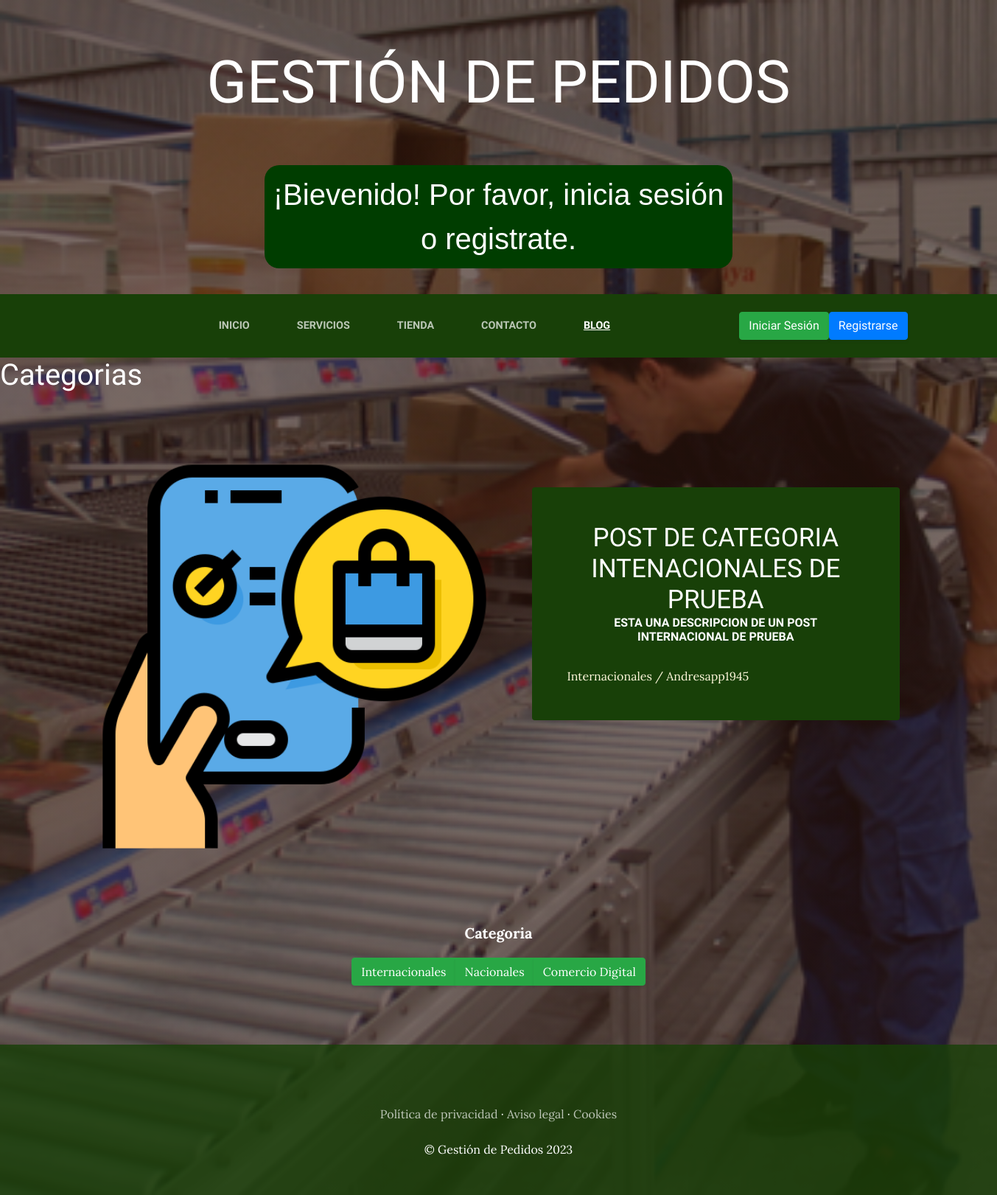
The app's page /blog/categoria/1/ with its own data.
### Blog/models.py (models this page shows, shortened)
class Post(models.Model):
    titulo = models.CharField(max_length = 50)
    descripcion = models.CharField(max_length=60)
    imagen = models.ImageField(upload_to='blog', null=True, blank= True)
    autor =  models.ForeignKey(User, on_delete=models.CASCADE)
    categorias = models.ManyToManyField(Categoria)
    created = models.DateTimeField(auto_now_add=True)
    updated = models.DateTimeField(auto_now_add=True)
    class Meta:
        verbose_name = 'post'
        verbose_name_plural = 'posts'

class Categoria(models.Model):
    nombre = models.CharField(max_length = 50)
    created = models.DateTimeField(auto_now_add=True)
    updated = models.DateTimeField(auto_now_add=True)
    class Meta:
        verbose_name = 'categoria'
        verbose_name_plural = 'categorias'

### Blog/views.py (the view)
# urls.py: path('categoria/<int:categoria_id>/', views.categoria, name='categoria')
def categoria(request, categoria_id):
    categorias = Categoria.objects.all()
    categoria = get_object_or_404(Categoria, id=categoria_id)
    posts = Post.objects.filter(categorias=categoria)
    return render(request, 'blog/categorias.html', {'categorias': categorias,'categoria': categoria, 'posts': posts})

### CarroCompras/context_processor.py (called while the page is built)
def total_carrito(request):
    total = 0
    if request.user.is_authenticated and "carro" in request.session:
        for key, value in request.session["carro"].items():
            total += float(value["precio"])
    return {'total_carrito': total}

def cantidad_productos_carrito(request):
    cantidad = 0
    if request.user.is_authenticated and "carro" in request.session:
        cantidad = sum(value["cantidad"] for value in request.session["carro"].values())
    return {'cantidad_productos_carrito': cantidad}

### Blog/templates/blog/categorias.html (shortened to what this page needs)
{% extends 'Ecommerce/base.html' %}
{% load static %}
{% block content %}
    <h1>Categorias</h1>
    {% for post in posts %}
        <section class="page-section clearfix">
            <div class="container">
                <div class="intro">
                    <img class="intro-img img-fluid mb-3 mb-lg-0 rounded" src="{{ post.imagen.url }}" alt="" style="width: 50%;">
                    <div class="intro-text left-0 text-center bg-faded p-5 rounded">
                        <h2 class="section-heading mb-4" >
                        <span class="section-heading-lower" style="font-size: 35px">{{ post.titulo }}</span>
                        <span class="section-heading-upper">{{ post.descripcion }}</span>
                        </h2>
                        <div style="text-align: left;">
                            {% for categoria in post.categorias.all %}
                                {{ categoria.nombre }}{% if not forloop.last %}, {% endif %}
                            {% endfor %} / {{ post.autor.username }}
                        </div>
                    </div>
                </div>
            </div>
        </section>
    {% endfor %}
    <section class="page-section clearfix">
        <p class="fw-bold" style="text-align:center;font-size:20">Categoria</p>
        <div class="btn-group d-flex justify-content-center" role="group" aria-label="Categorías">
            {% for categoria in categorias %}
                <a href="{% url 'categoria' categoria.id %}" class="btn btn-success">{{ categoria.nombre }}</a>
            {% endfor %}
        </div>
    </section>
{% endblock %}

### Ecommerce/static/Ecommerce/css/gestion.css (style rules this page uses)
body { font-family: 'Lora'; background: linear-gradient(rgba(47, 23, 15, 0.65), rgba(47, 23, 15, 0.65)), url("../img/bg_main.jpg"); background-attachment: fixed; background-position: center; background-size: cover; }
h1, h2, h3, h4, h5, h6 { font-family: 'Raleway'; color:white }
p { line-height: 1.75; color:#ffffff }
.page-section { margin-top: 5rem; margin-bottom: 5rem; }
.section-heading { text-transform: uppercase; }
.section-heading .section-heading-upper { display: block; font-size: 1rem; font-weight: 800; padding-bottom:.5rem; }
.section-heading .section-heading-lower { display: block; font-size: 3rem; font-weight: 100; }
.bg-faded { background-color: rgba(255, 255, 255, 0.85); }
.intro { position: relative; }
@media (min-width: 992px) { .intro .intro-img { width: 75%; float: left; } }
@media (min-width: 992px) { .intro .intro-text { left: 600; width: 60%; margin-top: 3rem; background-color: rgba(24, 64, 8); color: cornsilk; position: absolute; } }
@media (min-width: 1200px) { .intro .intro-text { width: 45%; } }
.btn { box-shadow: 0px 3px 3px 0px rgba(33, 37, 41, 0.1); }

### records on screen
Post: imagen (picture), titulo "POST DE CATEGORIA INTENACIONALES DE PRUEBA", descripcion "ESTA UNA DESCRIPCION DE UN POST INTERNACIONAL DE PRUEBA", autor.username "Andresapp1945"
Categoria: nombre "Internacionales"
Categoria: nombre "Nacionales"
Categoria: nombre "Comercio Digital"
